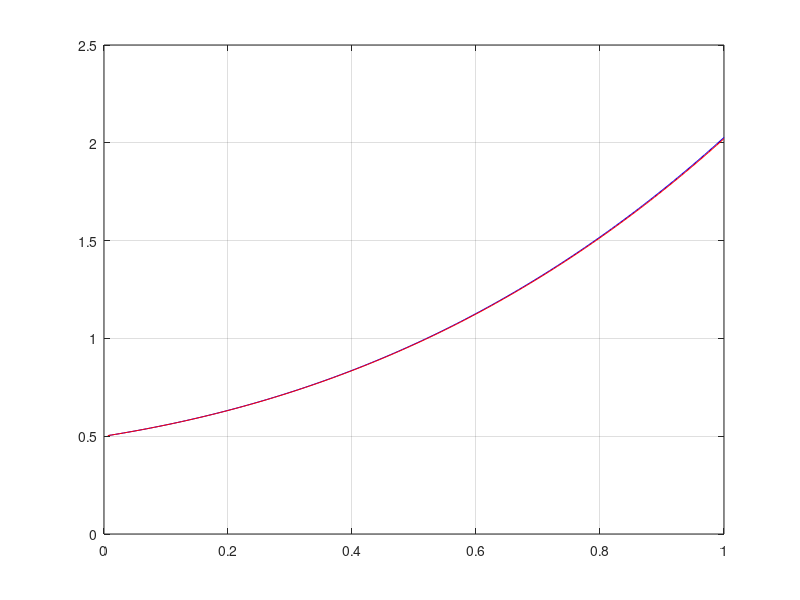

Write MATLAB code to recreate this figure.
f = @(t,y) y+sin(t);

TOL=1e-4;
h=1e-1;
tf=1;

t0=0;
y0=0.5;

t=[]'
y=[]'

c=1;
do

  h = min(h,tf-t0);
 
  do
    #passo h
    y1=y0+h*f(t0,y0);
    #passo h/2
    y2=y0+h/2*f(t0,y0);
    y2=y2+h/2*f(t0+h/2,y2);
    #verifica TOL
    est = 2*abs(y1-y2);
    if (est > TOL)
      h/=2;
    else
      t0+=h;
      y0=y2;
      
      t(c)=t0;
      y(c)=y0;
      c+=1;
    endif
    if (h<1e-8)
      error("h muito pequeno")
    endif
  until ((est <= TOL))
  
until (abs(t0-tf)<1e-14)

ya = @(t) exp(t)-sin(t)/2-cos(t)/2;
printf("%1.1E %1.5E %1.1E\n",t0,y0,abs(y0-ya(1)))

plot(t,ya(t),'b-',t,y,'r-');grid
